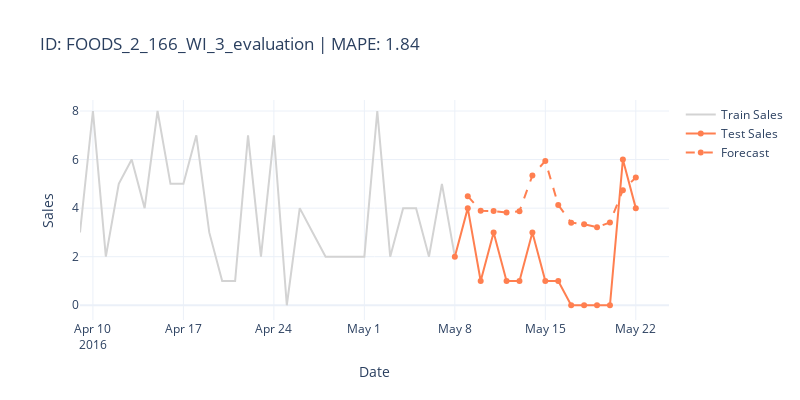
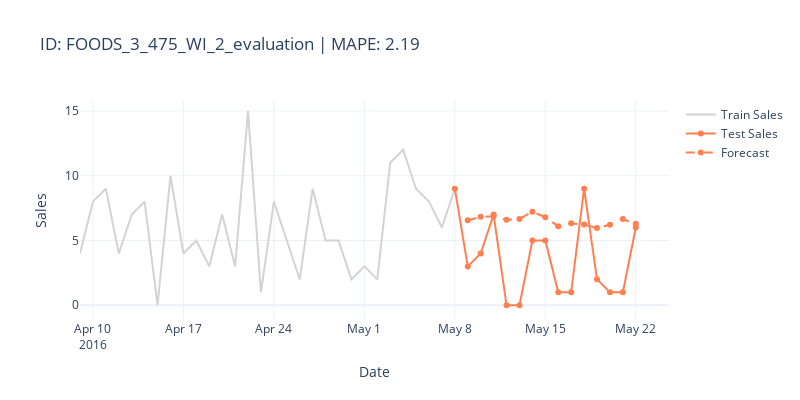

The cell these charts' notebook holds for them, in order:
### Code cell
worst_ids = sorted_scores['id'].tail(5).tolist()
plot_forecasts_with_train(
    train_df, test_df, forecast_df,
    scores_per_ts_df = scores_per_ts_iter_df, 
    metric="MAPE",
    ids_to_plot=worst_ids
    )
